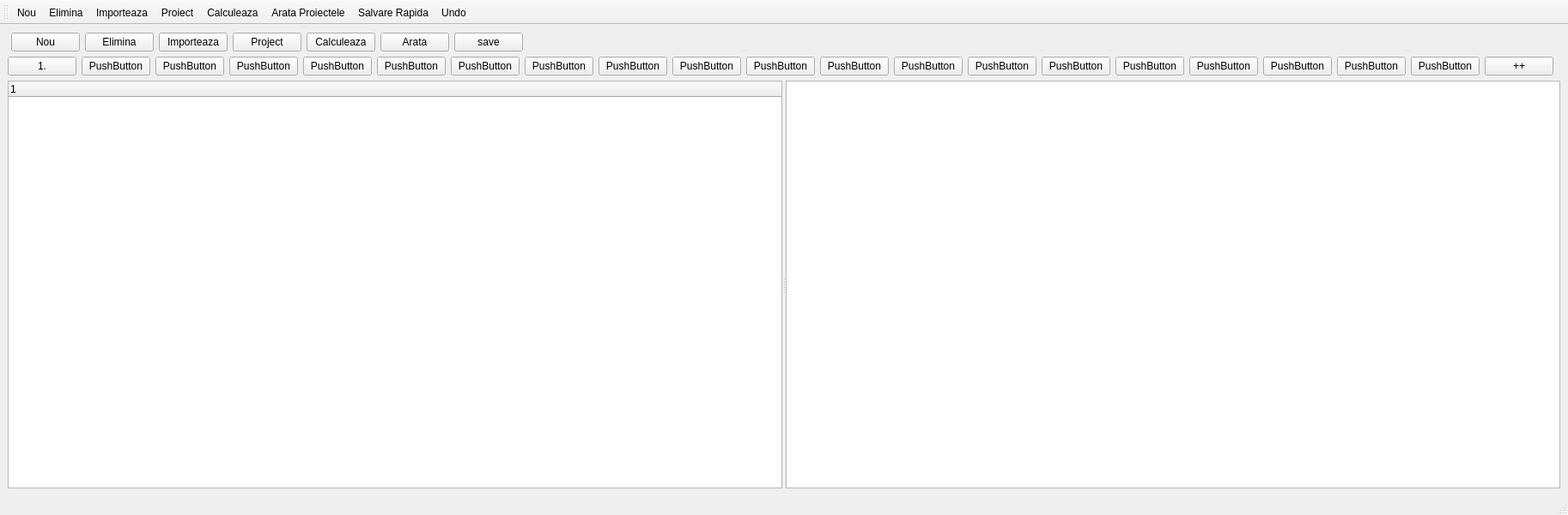
<?xml version="1.0" encoding="UTF-8"?>
<ui version="4.0">
 <class>mainwindow</class>
 <widget class="QMainWindow" name="mainwindow">
  <property name="geometry">
   <rect>
    <x>0</x>
    <y>0</y>
    <width>1826</width>
    <height>600</height>
   </rect>
  </property>
  <property name="sizePolicy">
   <sizepolicy hsizetype="Preferred" vsizetype="Preferred">
    <horstretch>0</horstretch>
    <verstretch>0</verstretch>
   </sizepolicy>
  </property>
  <property name="windowTitle">
   <string>mainwindow</string>
  </property>
  <widget class="QWidget" name="centralwidget">
   <layout class="QVBoxLayout" name="verticalLayout">
    <item>
     <layout class="QHBoxLayout" name="horizontalLayout">
      <property name="sizeConstraint">
       <enum>QLayout::SetFixedSize</enum>
      </property>
      <property name="leftMargin">
       <number>4</number>
      </property>
      <property name="rightMargin">
       <number>4</number>
      </property>
      <item>
       <widget class="QPushButton" name="add">
        <property name="text">
         <string>Nou</string>
        </property>
       </widget>
      </item>
      <item>
       <widget class="QPushButton" name="refresh">
        <property name="text">
         <string>Elimina</string>
        </property>
       </widget>
      </item>
      <item>
       <widget class="QPushButton" name="import_2">
        <property name="text">
         <string>Importeaza</string>
        </property>
       </widget>
      </item>
      <item>
       <widget class="QPushButton" name="project">
        <property name="text">
         <string>Project</string>
        </property>
       </widget>
      </item>
      <item>
       <widget class="QPushButton" name="make_doc">
        <property name="text">
         <string>Calculeaza</string>
        </property>
       </widget>
      </item>
      <item>
       <widget class="QPushButton" name="show">
        <property name="text">
         <string>Arata</string>
        </property>
       </widget>
      </item>
      <item>
       <widget class="QPushButton" name="show_dia">
        <property name="text">
         <string>save</string>
        </property>
       </widget>
      </item>
      <item>
       <spacer name="horizontalSpacer">
        <property name="orientation">
         <enum>Qt::Horizontal</enum>
        </property>
        <property name="sizeHint" stdset="0">
         <size>
          <width>40</width>
          <height>20</height>
         </size>
        </property>
       </spacer>
      </item>
     </layout>
    </item>
    <item>
     <layout class="QHBoxLayout" name="smallbutt_l">
      <item>
       <widget class="QPushButton" name="p1">
        <property name="enabled">
         <bool>true</bool>
        </property>
        <property name="sizePolicy">
         <sizepolicy hsizetype="Fixed" vsizetype="Fixed">
          <horstretch>0</horstretch>
          <verstretch>0</verstretch>
         </sizepolicy>
        </property>
        <property name="text">
         <string>1.</string>
        </property>
       </widget>
      </item>
      <item>
       <widget class="QPushButton" name="p2">
        <property name="text">
         <string>PushButton</string>
        </property>
       </widget>
      </item>
      <item>
       <widget class="QPushButton" name="p3">
        <property name="text">
         <string>PushButton</string>
        </property>
       </widget>
      </item>
      <item>
       <widget class="QPushButton" name="p4">
        <property name="text">
         <string>PushButton</string>
        </property>
       </widget>
      </item>
      <item>
       <widget class="QPushButton" name="p5">
        <property name="text">
         <string>PushButton</string>
        </property>
       </widget>
      </item>
      <item>
       <widget class="QPushButton" name="p6">
        <property name="text">
         <string>PushButton</string>
        </property>
       </widget>
      </item>
      <item>
       <widget class="QPushButton" name="p7">
        <property name="text">
         <string>PushButton</string>
        </property>
       </widget>
      </item>
      <item>
       <widget class="QPushButton" name="p8">
        <property name="text">
         <string>PushButton</string>
        </property>
       </widget>
      </item>
      <item>
       <widget class="QPushButton" name="p9">
        <property name="text">
         <string>PushButton</string>
        </property>
       </widget>
      </item>
      <item>
       <widget class="QPushButton" name="p10">
        <property name="text">
         <string>PushButton</string>
        </property>
       </widget>
      </item>
      <item>
       <widget class="QPushButton" name="p11">
        <property name="text">
         <string>PushButton</string>
        </property>
       </widget>
      </item>
      <item>
       <widget class="QPushButton" name="p12">
        <property name="text">
         <string>PushButton</string>
        </property>
       </widget>
      </item>
      <item>
       <widget class="QPushButton" name="p13">
        <property name="text">
         <string>PushButton</string>
        </property>
       </widget>
      </item>
      <item>
       <widget class="QPushButton" name="p14">
        <property name="text">
         <string>PushButton</string>
        </property>
       </widget>
      </item>
      <item>
       <widget class="QPushButton" name="p15">
        <property name="text">
         <string>PushButton</string>
        </property>
       </widget>
      </item>
      <item>
       <widget class="QPushButton" name="p16">
        <property name="text">
         <string>PushButton</string>
        </property>
       </widget>
      </item>
      <item>
       <widget class="QPushButton" name="p17">
        <property name="text">
         <string>PushButton</string>
        </property>
       </widget>
      </item>
      <item>
       <widget class="QPushButton" name="p18">
        <property name="text">
         <string>PushButton</string>
        </property>
       </widget>
      </item>
      <item>
       <widget class="QPushButton" name="p19">
        <property name="text">
         <string>PushButton</string>
        </property>
       </widget>
      </item>
      <item>
       <widget class="QPushButton" name="p20">
        <property name="text">
         <string>PushButton</string>
        </property>
       </widget>
      </item>
      <item>
       <widget class="QPushButton" name="add_butt">
        <property name="text">
         <string>++</string>
        </property>
       </widget>
      </item>
      <item>
       <spacer name="horizontalSpacer_2">
        <property name="orientation">
         <enum>Qt::Horizontal</enum>
        </property>
        <property name="sizeHint" stdset="0">
         <size>
          <width>40</width>
          <height>20</height>
         </size>
        </property>
       </spacer>
      </item>
     </layout>
    </item>
    <item>
     <widget class="QSplitter" name="splitter">
      <property name="orientation">
       <enum>Qt::Horizontal</enum>
      </property>
      <widget class="QTreeWidget" name="list">
       <column>
        <property name="text">
         <string notr="true">1</string>
        </property>
       </column>
      </widget>
      <widget class="QTreeView" name="projectlist"/>
     </widget>
    </item>
   </layout>
  </widget>
  <widget class="QStatusBar" name="statusbar"/>
  <widget class="QMenuBar" name="menubar">
   <property name="geometry">
    <rect>
     <x>0</x>
     <y>0</y>
     <width>1826</width>
     <height>20</height>
    </rect>
   </property>
  </widget>
  <widget class="QToolBar" name="toolBar">
   <property name="windowTitle">
    <string>toolBar</string>
   </property>
   <attribute name="toolBarArea">
    <enum>TopToolBarArea</enum>
   </attribute>
   <attribute name="toolBarBreak">
    <bool>false</bool>
   </attribute>
   <addaction name="actionNou"/>
   <addaction name="actionElimina"/>
   <addaction name="actionImporteaza"/>
   <addaction name="actionProiect"/>
   <addaction name="actionCalculeaza"/>
   <addaction name="actionArata_Proiectele"/>
   <addaction name="actionSalvare_Rapida"/>
   <addaction name="actionUndo"/>
  </widget>
  <action name="actionNou">
   <property name="checked">
    <bool>false</bool>
   </property>
   <property name="text">
    <string>Nou</string>
   </property>
   <property name="toolTip">
    <string>Adauga un nou rand.</string>
   </property>
   <property name="font">
    <font/>
   </property>
   <property name="shortcut">
    <string>Ctrl+N</string>
   </property>
  </action>
  <action name="actionElimina">
   <property name="checkable">
    <bool>true</bool>
   </property>
   <property name="enabled">
    <bool>true</bool>
   </property>
   <property name="text">
    <string>Elimina</string>
   </property>
   <property name="toolTip">
    <string>Elimina un rand.</string>
   </property>
   <property name="font">
    <font/>
   </property>
  </action>
  <action name="actionImporteaza">
   <property name="checkable">
    <bool>true</bool>
   </property>
   <property name="text">
    <string>Importeaza</string>
   </property>
   <property name="toolTip">
    <string>Adauga materiale in depozit.</string>
   </property>
  </action>
  <action name="actionProiect">
   <property name="checkable">
    <bool>true</bool>
   </property>
   <property name="text">
    <string>Proiect</string>
   </property>
   <property name="toolTip">
    <string>Scoate materiale in depozit.</string>
   </property>
  </action>
  <action name="actionCalculeaza">
   <property name="text">
    <string>Calculeaza</string>
   </property>
   <property name="toolTip">
    <string>Calculeaza proiectul/importarea in depozit.</string>
   </property>
  </action>
  <action name="actionArata_Proiectele">
   <property name="checkable">
    <bool>true</bool>
   </property>
   <property name="text">
    <string>Arata Proiectele</string>
   </property>
   <property name="toolTip">
    <string>Arata proiectele salvate.</string>
   </property>
  </action>
  <action name="actionSalvare_Rapida">
   <property name="text">
    <string>Salvare Rapida</string>
   </property>
   <property name="toolTip">
    <string>Salveaza pozitia curenta.</string>
   </property>
  </action>
  <action name="actionUndo">
   <property name="text">
    <string>Undo</string>
   </property>
   <property name="toolTip">
    <string>Anuleaza ultima actiune</string>
   </property>
  </action>
  <action name="actionAdauga_Coloana">
   <property name="text">
    <string>Adauga Coloana</string>
   </property>
   <property name="toolTip">
    <string>Adauga o coloana in lista</string>
   </property>
  </action>
 </widget>
 <resources/>
 <connections/>
 <slots>
  <slot>manage_toolactions(QAction*action)</slot>
 </slots>
</ui>
